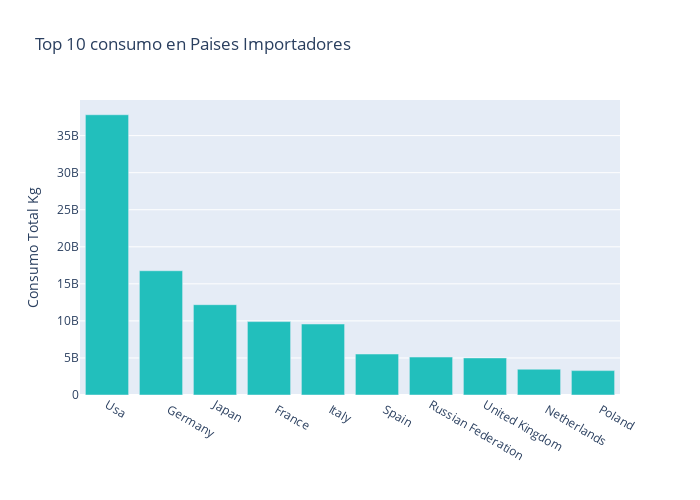

The code cell stored with this chart in its notebook:
### Code cell
figura_10top_con_importa = px.bar(top_10_consumo_importa, x='country', y='total_import_consumption', labels={
                     "country": "",
                     "total_import_consumption": "Consumo Total Kg"
                 },color_discrete_sequence=['#22bfbc'], title='Top 10 consumo en Paises Importadores', width=700, height=500)
figura_10top_con_importa.show()

### Figure 1 — Plotly figure (JSON) as saved in the notebook; plotly's stock layout.template omitted (floating-point values rounded to 4 significant figures)
{"data": [{"alignmentgroup": "True", "hovertemplate": "=%{x}<br>Consumo Total Kg=%{y}<extra></extra>", "legendgroup": "", "marker": {"color": "#22bfbc", "pattern": {"shape": ""}}, "name": "", "offsetgroup": "", "orientation": "v", "showlegend": false, "textposition": "auto", "type": "bar", "x": ["Usa", "   Germany", "Japan", "   France", "   Italy", "   Spain", "Russian Federation", "United Kingdom", "   Netherlands", "   Poland"], "xaxis": "x", "y": [37816800000, 16767720000, 12187140000, 9904860000, 9578940000, 5530260000, 5121240000, 5002620000, 3477180000, 3289740000], "yaxis": "y"}], "layout": {"barmode": "relative", "height": 500, "legend": {"tracegroupgap": 0}, "title": {"text": "Top 10 consumo en Paises Importadores"}, "width": 700, "xaxis": {"anchor": "y", "domain": [0, 1], "title": {"text": ""}}, "yaxis": {"anchor": "x", "domain": [0, 1], "title": {"text": "Consumo Total Kg"}}}}
